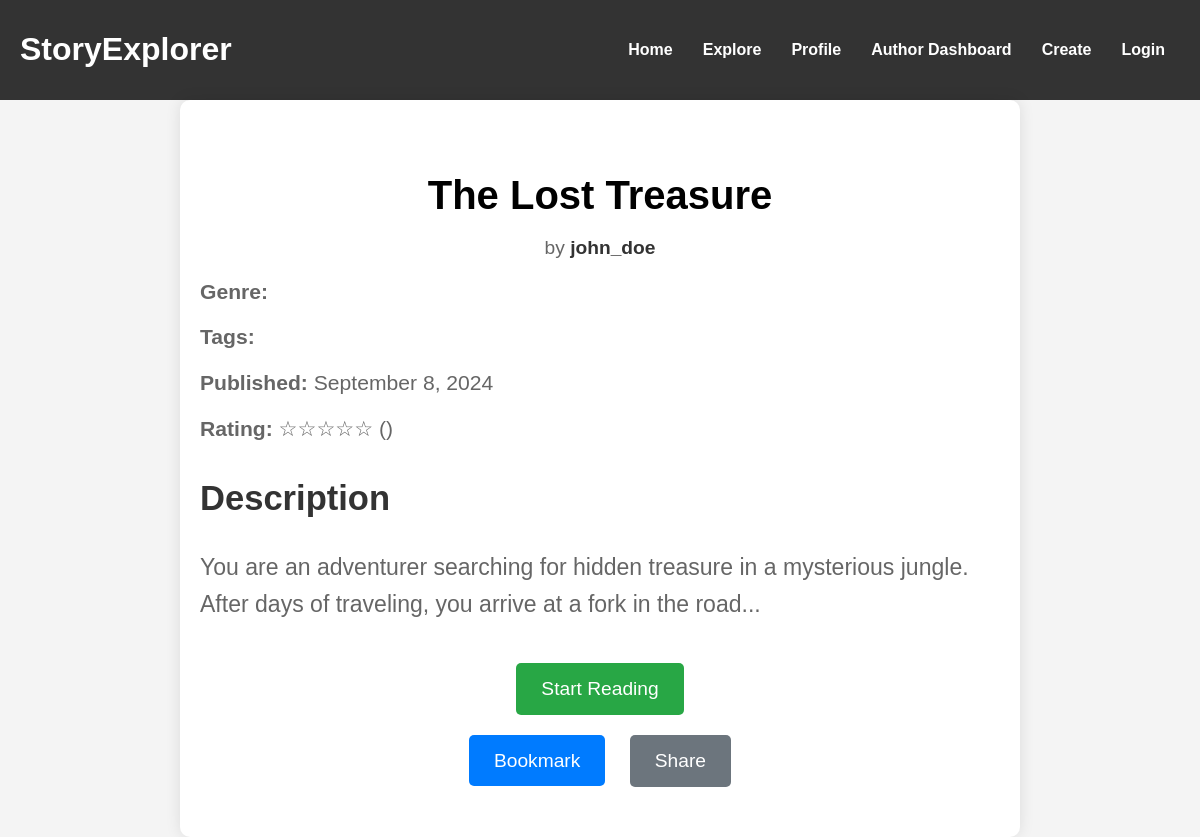
/story.php?id=1, run on the app's committed database.
### tables this page shows
CREATE TABLE IF NOT EXISTS `stories` (
  `id` int(11) NOT NULL AUTO_INCREMENT,
  `title` varchar(255) NOT NULL,
  `author_id` int(11) DEFAULT NULL,
  `description` text DEFAULT NULL,
  `created_at` timestamp NOT NULL DEFAULT current_timestamp(),
  `updated_at` timestamp NOT NULL DEFAULT current_timestamp() ON UPDATE current_timestamp(),
  `genre` varchar(100) DEFAULT NULL,
  `tags` varchar(255) DEFAULT NULL,
  `rating` decimal(2,1) DEFAULT NULL,
  PRIMARY KEY (`id`),
  KEY `author_id` (`author_id`)
);

CREATE TABLE IF NOT EXISTS `users` (
  `id` int(11) NOT NULL AUTO_INCREMENT,
  `username` varchar(255) NOT NULL,
  `email` varchar(255) NOT NULL,
  `password` varchar(255) NOT NULL,
  `created_at` timestamp NOT NULL DEFAULT current_timestamp(),
  `updated_at` timestamp NOT NULL DEFAULT current_timestamp() ON UPDATE current_timestamp(),
  PRIMARY KEY (`id`),
  UNIQUE KEY `username` (`username`),
  UNIQUE KEY `email` (`email`)
);

### models/Story.php (called while the page is built, shortened)
<?php
class Story
{
    private $conn;
    private $table_name = "stories";
    public function __construct($db)
    {
        $this->conn = $db;
    }
    public function getStoryById($story_id)
    {
        $query = "SELECT id, title, description, genre, tags, created_at, rating, author_id FROM " . $this->table_name . " WHERE id = :story_id LIMIT 1";
        $stmt = $this->conn->prepare($query);
        $stmt->bindParam(':story_id', $story_id);
        $stmt->execute();
        return $stmt->fetch(PDO::FETCH_ASSOC);
    }
}
?>

### public/story.php (the view, shortened to what this page needs)
<?php
require_once '../models/Story.php';
$database = new Database();
$db = $database->getConnection();
$story = new Story($db);
$story_id = isset($_GET['id']) ? intval($_GET['id']) : 0;
$story_details = $story->getStoryById($story_id);
$author_name = "Unknown";
$author_query = "SELECT username FROM users WHERE id = :author_id";
$author_stmt = $db->prepare($author_query);
$author_stmt->bindParam(':author_id', $story_details['author_id'], PDO::PARAM_INT);
$author_stmt->execute();
$author_result = $author_stmt->fetch(PDO::FETCH_ASSOC);
if ($author_result) {
    $author_name = $author_result['username'];
}
$isBookmarked = false;
$story_title = htmlspecialchars($story_details['title']);
$story_url = "http://yourdomain.com/story-details.php?id=" . $story_id;
?>
<!DOCTYPE html>
<html lang="en">
<head>
    <link rel="stylesheet" href="styles.css">
</head>
<body>
    <header>
        <div class="navbar">
            <h1 class="logo">StoryExplorer</h1>
            <nav>
                <ul>
                    <li><a href="index.php">Home</a></li>
                    <li><a href="stories.php">Explore</a></li>
                    <li><a href="profile.php">Profile</a></li>
                    <li><a href="author.php">Author Dashboard</a></li>
                    <li><a href="create.php">Create</a></li>
                    <li><a href="login.php">Login</a></li>
                </ul>
            </nav>
        </div>
    </header>
    <section class="story-details">
        <div class="story-header">
            <h2><?php echo htmlspecialchars($story_details['title']); ?></h2>
            <p>by <a href="#"><?php echo htmlspecialchars($author_name); ?></a></p>
        </div>
        <div class="story-meta">
            <p><strong>Genre:</strong> <?php echo htmlspecialchars($story_details['genre']); ?></p>
            <p><strong>Tags:</strong> <?php echo htmlspecialchars($story_details['tags']); ?></p>
            <p><strong>Published:</strong> <?php echo htmlspecialchars(date('F j, Y', strtotime($story_details['created_at']))); ?></p>
            <p><strong>Rating:</strong>
                <?php echo htmlspecialchars(str_repeat('★', floor($story_details['rating']))) . str_repeat('☆', 5 - floor($story_details['rating'])); ?>
                (<?php echo htmlspecialchars($story_details['rating']); ?>)
            </p>
        </div>
        <div class="story-description">
            <h3>Description</h3>
            <p><?php echo nl2br(htmlspecialchars($story_details['description'])); ?></p>
        </div>
        <div class="story-actions">
            <form action="reader.php" method="GET" class="inline-form">
                <button type="submit" class="read-button">Start Reading</button>
            </form>
            <?php if (isset($user_id)) { ?>
            <form action="bookmark.php" method="POST" class="inline-form">
                <input type="hidden" name="story_id" value="<?php echo $story_id; ?>">
                <input type="hidden" name="user_id" value="<?php echo $user_id; ?>">
                <button type="submit" class="bookmark-button">
                    <?php echo $isBookmarked ? 'Unbookmark' : 'Bookmark'; ?>
                </button>
            </form>
            <?php } else { ?>
            <a href="login.php" class="bookmark-button">Bookmark</a>
            <?php } ?>
            <button class="share-button" onclick="shareStory('<?php echo $story_title; ?>', '<?php echo $story_url; ?>')">Share</button>
        </div>
    </section>
</body>
</html>

### public/styles.css (style rules this page uses)
body { font-family: Arial, sans-serif; margin: 0; padding: 0; box-sizing: border-box; background-color: #f4f4f4; }
header { background-color: #333; color: white; padding: 10px 20px; }
.navbar { display: flex !important; justify-content: space-between !important; align-items: center; }
.navbar ul { list-style: none; margin: 0; padding: 0; display: flex; }
.navbar ul li { margin: 0 15px; }
.navbar ul li a { color: white; text-decoration: none; font-weight: bold; }
.read-button { background-color: #333; color: white; padding: 10px 20px; text-decoration: none; border-radius: 5px; display: inline-block; margin-top: 10px; }
.story-details { margin-bottom: 30px; }
.story-details { padding: 40px 20px; max-width: 800px; margin: 0 auto; background-color: #fff; border-radius: 10px; box-shadow: 0 0 15px rgba(0, 0, 0, 0.1); }
.story-header h2 { font-size: 2.5em; margin-bottom: 10px; text-align: center; }
.story-header p { font-size: 1.2em; text-align: center; color: #666; }
.story-header p a { color: #333; text-decoration: none; font-weight: bold; }
.story-meta { margin-top: 20px; font-size: 1.1em; color: #555; }
.story-meta p { margin-bottom: 10px; }
.story-description { margin-top: 30px; font-size: 1.2em; line-height: 1.6; color: #333; }
.story-description h3 { font-size: 1.8em; margin-bottom: 15px; }
.story-actions { margin-top: 30px; text-align: center; }
.story-actions .read-button, .story-actions .bookmark-button, .story-actions .share-button { padding: 15px 25px; font-size: 1.2em; border: none; border-radius: 5px; cursor: pointer; margin: 10px; transition: background-color 0.3s ease; }
.story-actions .read-button { background-color: #28a745; color: white; }
.story-actions .bookmark-button { background-color: #007bff; color: white; }
.story-actions .share-button { background-color: #6c757d; color: white; }
.navbar .logo { font-size: 2em; }
h2 { font-size: 2.5em; margin-bottom: 20px; }
h3 { font-size: 2em; margin-top: 30px; margin-bottom: 10px; }
p { font-size: 1.2em; color: #666; }
a { color: #007bff; text-decoration: none; }
button { padding: 0.75rem 1.5rem; background-color: #333; color: #fff; border: none; border-radius: 4px; cursor: pointer; }

### data on the page
stories: title "The Lost Treasure", created_at "September 8, 2024", rating "☆☆☆☆☆", description "You are an adventurer searching for hidden treasure in a mysterious jungle. After days of traveling, you arrive at a fork in the road..."
users: username "john_doe"
